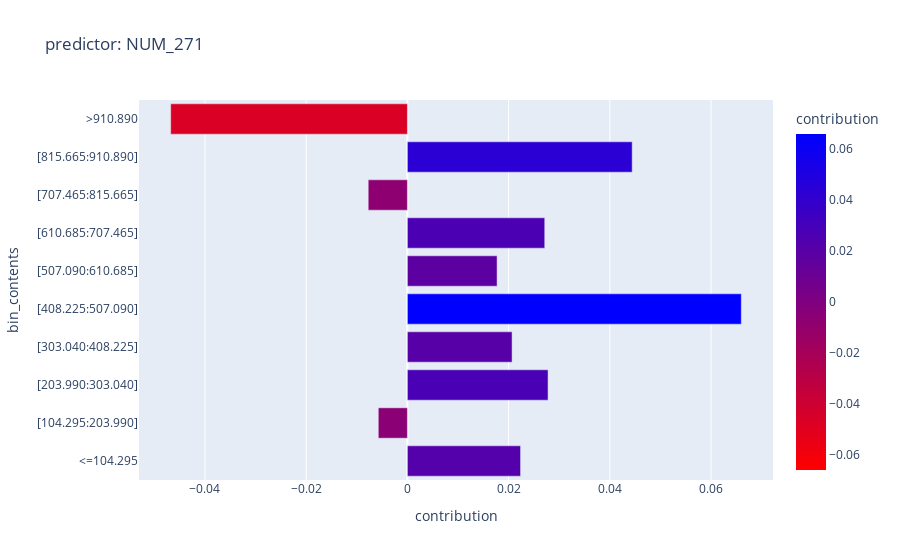
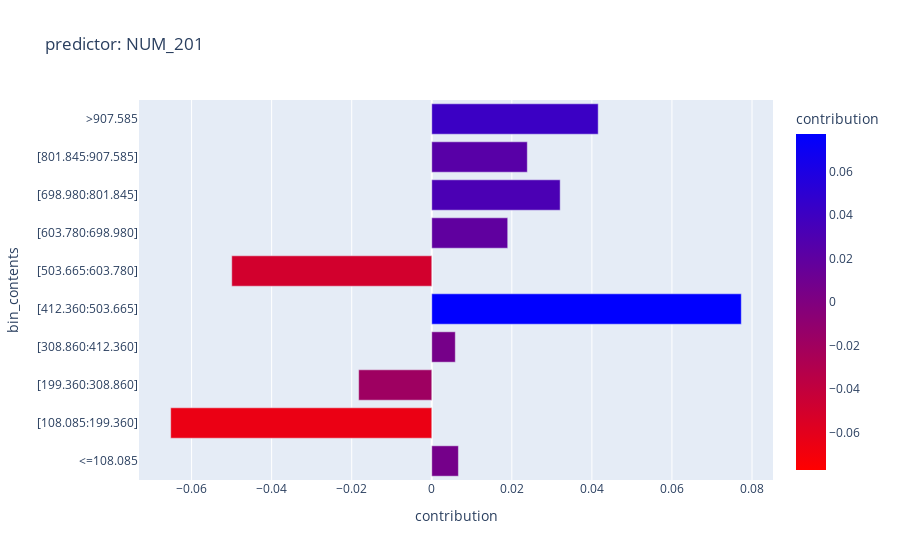
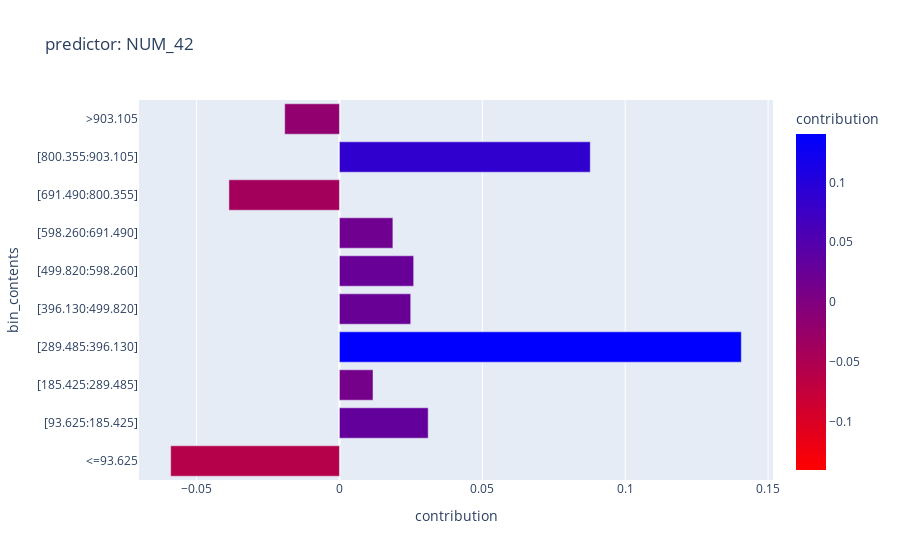
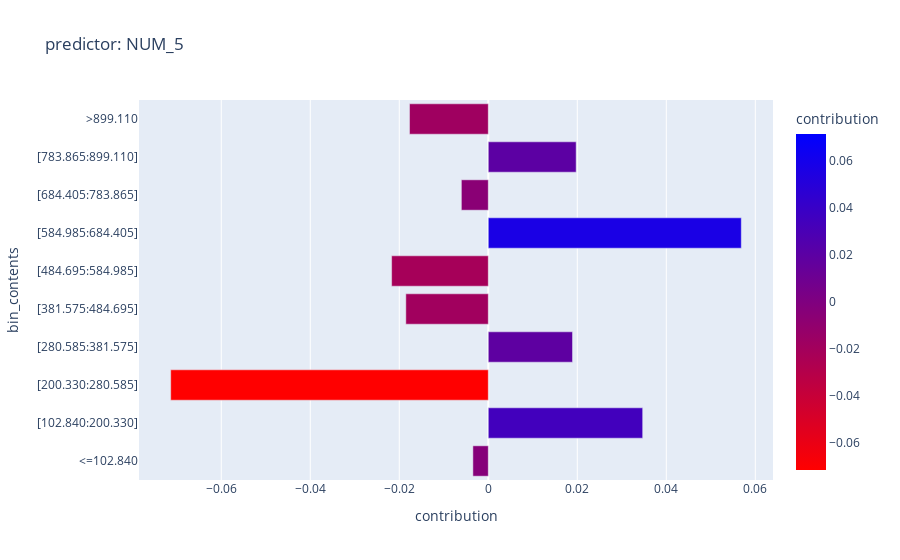

Notebook cell for these charts, in order:
### Code cell
for predictor_name in predictor_names:
    fig = px.bar(
        df_subset.filter(pl.col('predictor_name') == predictor_name).sort(by='bin_order'), 
        y='bin_contents', 
        x='contribution', 
        color='contribution', 
        color_continuous_midpoint=0, 
        color_continuous_scale='bluered_r', 
        orientation='h',
        title=f'predictor: {predictor_name}')
    fig.show()

### Figure 1 — Plotly figure (JSON) as saved in the notebook; plotly's stock layout.template omitted (floating-point values rounded to 4 significant figures)
{"data": [{"alignmentgroup": "True", "hovertemplate": "contribution=%{marker.color}<br>bin_contents=%{y}<extra></extra>", "legendgroup": "", "marker": {"color": [0.02236, -0.005749, 0.0278, 0.02069, 0.06598, 0.01772, 0.02714, -0.007741, 0.04442, -0.04677], "coloraxis": "coloraxis", "pattern": {"shape": ""}}, "name": "", "offsetgroup": "", "orientation": "h", "showlegend": false, "textposition": "auto", "type": "bar", "x": [0.02236, -0.005749, 0.0278, 0.02069, 0.06598, 0.01772, 0.02714, -0.007741, 0.04442, -0.04677], "xaxis": "x", "y": ["<=104.295", "[104.295:203.990]", "[203.990:303.040]", "[303.040:408.225]", "[408.225:507.090]", "[507.090:610.685]", "[610.685:707.465]", "[707.465:815.665]", "[815.665:910.890]", ">910.890"], "yaxis": "y"}], "layout": {"barmode": "relative", "coloraxis": {"cmid": 0, "colorbar": {"title": {"text": "contribution"}}, "colorscale": [[0, "rgb(255,0,0)"], [1, "rgb(0,0,255)"]]}, "legend": {"tracegroupgap": 0}, "title": {"text": "predictor: NUM_271"}, "xaxis": {"anchor": "y", "domain": [0, 1], "title": {"text": "contribution"}}, "yaxis": {"anchor": "x", "domain": [0, 1], "title": {"text": "bin_contents"}}}}

### Figure 2 — Plotly figure (JSON) as saved in the notebook; plotly's stock layout.template omitted (floating-point values rounded to 4 significant figures)
{"data": [{"alignmentgroup": "True", "hovertemplate": "contribution=%{marker.color}<br>bin_contents=%{y}<extra></extra>", "legendgroup": "", "marker": {"color": [0.006654, -0.06522, -0.01826, 0.00588, 0.07732, -0.04997, 0.01897, 0.03208, 0.02387, 0.04158], "coloraxis": "coloraxis", "pattern": {"shape": ""}}, "name": "", "offsetgroup": "", "orientation": "h", "showlegend": false, "textposition": "auto", "type": "bar", "x": [0.006654, -0.06522, -0.01826, 0.00588, 0.07732, -0.04997, 0.01897, 0.03208, 0.02387, 0.04158], "xaxis": "x", "y": ["<=108.085", "[108.085:199.360]", "[199.360:308.860]", "[308.860:412.360]", "[412.360:503.665]", "[503.665:603.780]", "[603.780:698.980]", "[698.980:801.845]", "[801.845:907.585]", ">907.585"], "yaxis": "y"}], "layout": {"barmode": "relative", "coloraxis": {"cmid": 0, "colorbar": {"title": {"text": "contribution"}}, "colorscale": [[0, "rgb(255,0,0)"], [1, "rgb(0,0,255)"]]}, "legend": {"tracegroupgap": 0}, "title": {"text": "predictor: NUM_201"}, "xaxis": {"anchor": "y", "domain": [0, 1], "title": {"text": "contribution"}}, "yaxis": {"anchor": "x", "domain": [0, 1], "title": {"text": "bin_contents"}}}}

### Figure 3 — Plotly figure (JSON) as saved in the notebook; plotly's stock layout.template omitted (floating-point values rounded to 4 significant figures)
{"data": [{"alignmentgroup": "True", "hovertemplate": "contribution=%{marker.color}<br>bin_contents=%{y}<extra></extra>", "legendgroup": "", "marker": {"color": [-0.05905, 0.03105, 0.01175, 0.1406, 0.02494, 0.02597, 0.0187, -0.03868, 0.08777, -0.01915], "coloraxis": "coloraxis", "pattern": {"shape": ""}}, "name": "", "offsetgroup": "", "orientation": "h", "showlegend": false, "textposition": "auto", "type": "bar", "x": [-0.05905, 0.03105, 0.01175, 0.1406, 0.02494, 0.02597, 0.0187, -0.03868, 0.08777, -0.01915], "xaxis": "x", "y": ["<=93.625", "[93.625:185.425]", "[185.425:289.485]", "[289.485:396.130]", "[396.130:499.820]", "[499.820:598.260]", "[598.260:691.490]", "[691.490:800.355]", "[800.355:903.105]", ">903.105"], "yaxis": "y"}], "layout": {"barmode": "relative", "coloraxis": {"cmid": 0, "colorbar": {"title": {"text": "contribution"}}, "colorscale": [[0, "rgb(255,0,0)"], [1, "rgb(0,0,255)"]]}, "legend": {"tracegroupgap": 0}, "title": {"text": "predictor: NUM_42"}, "xaxis": {"anchor": "y", "domain": [0, 1], "title": {"text": "contribution"}}, "yaxis": {"anchor": "x", "domain": [0, 1], "title": {"text": "bin_contents"}}}}

### Figure 4 — Plotly figure (JSON) as saved in the notebook; plotly's stock layout.template omitted (floating-point values rounded to 4 significant figures)
{"data": [{"alignmentgroup": "True", "hovertemplate": "contribution=%{marker.color}<br>bin_contents=%{y}<extra></extra>", "legendgroup": "", "marker": {"color": [-0.003461, 0.03469, -0.07136, 0.01893, -0.01853, -0.02172, 0.05685, -0.006051, 0.01975, -0.0177], "coloraxis": "coloraxis", "pattern": {"shape": ""}}, "name": "", "offsetgroup": "", "orientation": "h", "showlegend": false, "textposition": "auto", "type": "bar", "x": [-0.003461, 0.03469, -0.07136, 0.01893, -0.01853, -0.02172, 0.05685, -0.006051, 0.01975, -0.0177], "xaxis": "x", "y": ["<=102.840", "[102.840:200.330]", "[200.330:280.585]", "[280.585:381.575]", "[381.575:484.695]", "[484.695:584.985]", "[584.985:684.405]", "[684.405:783.865]", "[783.865:899.110]", ">899.110"], "yaxis": "y"}], "layout": {"barmode": "relative", "coloraxis": {"cmid": 0, "colorbar": {"title": {"text": "contribution"}}, "colorscale": [[0, "rgb(255,0,0)"], [1, "rgb(0,0,255)"]]}, "legend": {"tracegroupgap": 0}, "title": {"text": "predictor: NUM_5"}, "xaxis": {"anchor": "y", "domain": [0, 1], "title": {"text": "contribution"}}, "yaxis": {"anchor": "x", "domain": [0, 1], "title": {"text": "bin_contents"}}}}
